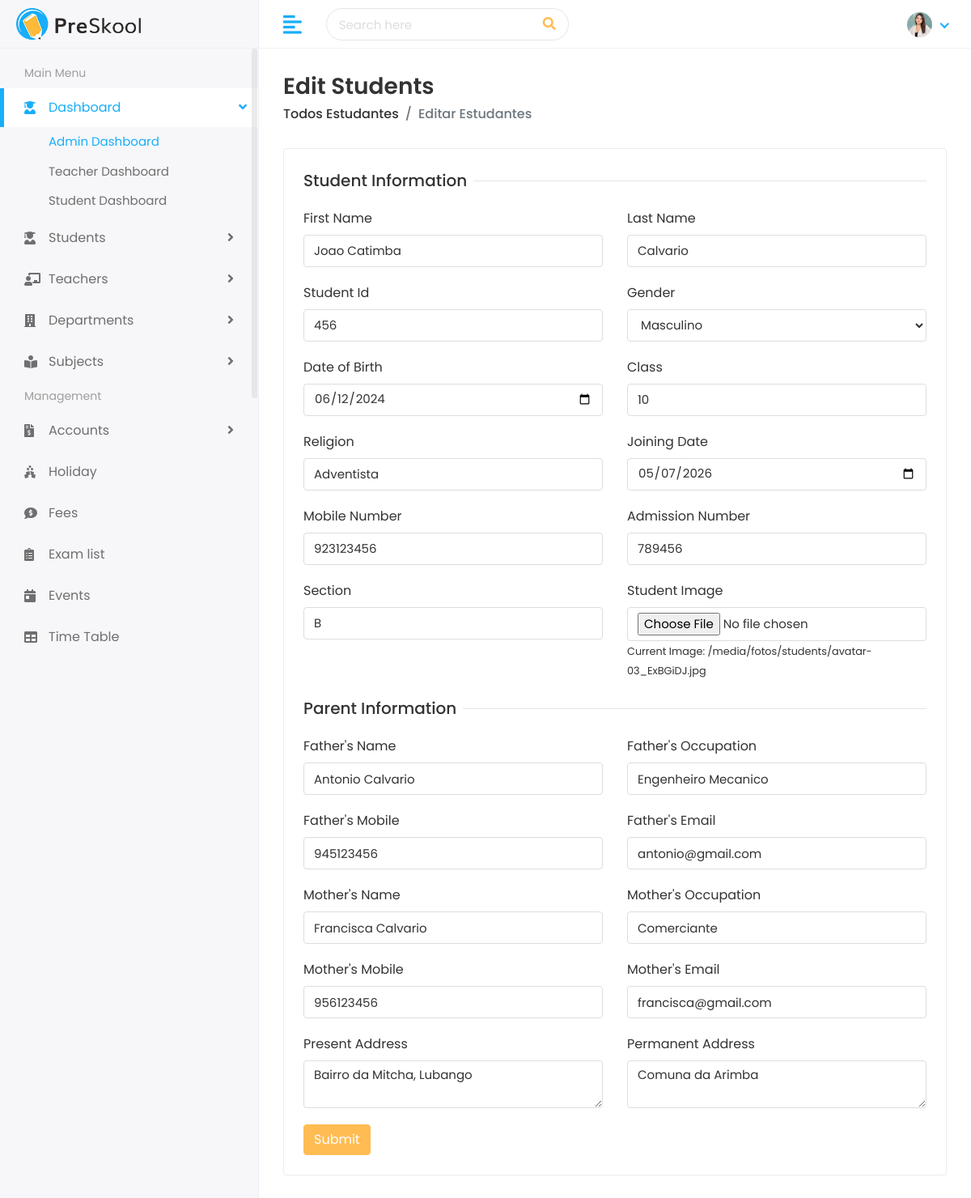
Page /student/edit/joao-catimba-calvario-456/ on the committed database.
### student/models.py (models this page shows, shortened)
class Student(models.Model):
    first_name = models.CharField(max_length=100)
    last_name = models.CharField(max_length=100)
    student_id = models.CharField(max_length=20, unique=True)
    gender = models.CharField(max_length=15, choices=[('Masculino', 'Masculino'), ('Feminino', 'Feminino')])
    date_of_birth = models.DateField()
    student_class = models.CharField(max_length=100)
    religion = models.CharField(max_length=50)
    joining_date = models.DateField()
    mobile_number = models.CharField(max_length=20)
    admission_number = models.CharField(max_length=20, unique=True)
    section = models.CharField(max_length=15)
    student_image = models.ImageField(upload_to='fotos/students/', blank=True, null=True)
    parent = models.OneToOneField(Parent, on_delete=models.CASCADE)
    slug = models.SlugField(max_length=255, unique=True, blank=True, null=True)

class Parent(models.Model):
    father_name = models.CharField(max_length=100)
    father_occupation = models.CharField(max_length=100)
    father_mobile = models.CharField(max_length=20)
    father_email = models.EmailField(max_length=100)
    mother_name = models.CharField(max_length=100)
    mother_occupation = models.CharField(max_length=100)
    mother_mobile = models.CharField(max_length=20)
    mother_email = models.EmailField(max_length=100)
    present_address = models.TextField()
    permanent_address = models.TextField()

### student/views.py (the view, shortened to what this page needs)
# urls.py: path('edit/<str:slug>/', views.edit_student, name='edit_student'),
def edit_student(request, slug):
    student = get_object_or_404(
        Student,
        slug=slug
    )
    parent = student.parent
    context = {
        "student": student,
        "parent": parent
    }
    return render(
        request,
        "students/edit-student.html",
        context
    )

### templates/students/edit-student.html (shortened to what this page needs)
{% extends 'Home/base.html' %}
{% load static %}
{% block body %}
<div class="page-wrapper">
    <div class="content container-fluid">
        <div class="page-header">
            <div class="row align-items-center">
                <div class="col">
                    <h3 class="page-title">Edit Students</h3>
                    <ul class="breadcrumb">
                        <li class="breadcrumb-item"><a href="/student">Todos Estudantes</a></li>
                        <li class="breadcrumb-item active">Editar Estudantes</li>
                    </ul>
                </div>
            </div>
        </div>
        <div class="row">
            <div class="col-sm-12">
                <div class="card">
                    <div class="card-body">
                        <form method="POST" enctype="multipart/form-data">
                            <div class="row">
                                <div class="col-12">
                                    <h5 class="form-title"><span>Student Information</span></h5>
                                </div>
                                <div class="col-12 col-sm-6">
                                    <div class="form-group">
                                        <label>First Name</label>
                                        <input type="text" name="first_name" class="form-control" value="{{ student.first_name }}">
                                    </div>
                                </div>
                                <div class="col-12 col-sm-6">
                                    <div class="form-group">
                                        <label>Last Name</label>
                                        <input type="text" name="last_name" class="form-control" value="{{ student.last_name }}">
                                    </div>
                                </div>
                                <div class="col-12 col-sm-6">
                                    <div class="form-group">
                                        <label>Student Id</label>
                                        <input type="text" name="student_id" class="form-control" value="{{ student.student_id }}">
                                    </div>
                                </div>
                                <div class="col-12 col-sm-6">
                                    <div class="form-group">
                                        <label>Gender</label>
                                        <select name="gender" class="form-control">
                                            <option value="Masculino" {% if student.gender == 'Masculino' %}selected{% endif %}>Masculino</option>
                                        </select>
                                    </div>
                                </div>
                                <div class="col-12 col-sm-6">
                                    <div class="form-group">
                                        <label>Date of Birth</label>
                                        <input type="date" name="date_of_birth" class="form-control" value="{{ student.date_of_birth|date:'Y-m-d' }}">
                                    </div>
                                </div>
                                <div class="col-12 col-sm-6">
                                    <div class="form-group">
                                        <label>Class</label>
                                        <input type="text" name="student_class" class="form-control" value="{{ student.student_class }}">
                                    </div>
                                </div>
                                <div class="col-12 col-sm-6">
                                    <div class="form-group">
                                        <label>Religion</label>
                                        <input type="text" name="religion" class="form-control" value="{{ student.religion }}">
                                    </div>
                                </div>
                                <div class="col-12 col-sm-6">
                                    <div class="form-group">
                                        <label>Joining Date</label>
                                        <input type="date" name="joining_date" class="form-control" value="{{ student.joining_date|date:'Y-m-d' }}">
                                    </div>
                                </div>
                                <div class="col-12 col-sm-6">
                                    <div class="form-group">
                                        <label>Mobile Number</label>
                                        <input type="text" name="mobile_number" class="form-control" value="{{ student.mobile_number }}">
                                    </div>
                                </div>
                                <div class="col-12 col-sm-6">
                                    <div class="form-group">
                                        <label>Admission Number</label>
                                        <input type="text" name="admission_number" class="form-control" value="{{ student.admission_number }}">
                                    </div>
                                </div>
                                <div class="col-12 col-sm-6">
                                    <div class="form-group">
                                        <label>Section</label>
                                        <input type="text" name="section" class="form-control" value="{{ student.section }}">
                                    </div>
                                </div>
                                <div class="col-12 col-sm-6">
                                    <div class="form-group">
                                        <label>Student Image</label>
                                        <input type="file" name="student_image" class="form-control">
                                        <small>Current Image: {{ student.student_image.url }}</small>
                                    </div>
                                </div>
                                <div class="col-12">
                                    <h5 class="form-title"><span>Parent Information</span></h5>
                                </div>
                                <div class="col-12 col-sm-6">
                                    <div class="form-group">
                                        <label>Father's Name</label>
                                        <input type="text" name="father_name" class="form-control" value="{{ parent.father_name }}">
                                    </div>
                                </div>
                                <div class="col-12 col-sm-6">
                                    <div class="form-group">
                                        <label>Father's Occupation</label>
                                        <input type="text" name="father_occupation" class="form-control" value="{{ parent.father_occupation }}">
                                    </div>
                                </div>
                                <div class="col-12 col-sm-6">
                                    <div class="form-group">
                                        <label>Father's Mobile</label>
                                        <input type="text" name="father_mobile" class="form-control" value="{{ parent.father_mobile }}">
                                    </div>
                                </div>
                                <div class="col-12 col-sm-6">
                                    <div class="form-group">
                                        <label>Father's Email</label>
                                        <input type="email" name="father_email" class="form-control" value="{{ parent.father_email }}">
                                    </div>
                                </div>
                                <div class="col-12 col-sm-6">
                                    <div class="form-group">
                                        <label>Mother's Name</label>
                                        <input type="text" name="mother_name" class="form-control" value="{{ parent.mother_name }}">
                                    </div>
                                </div>
                                <div class="col-12 col-sm-6">
                                    <div class="form-group">
                                        <label>Mother's Occupation</label>
                                        <input type="text" name="mother_occupation" class="form-control" value="{{ parent.mother_occupation }}">
                                    </div>
                                </div>
                                <div class="col-12 col-sm-6">
                                    <div class="form-group">
                                        <label>Mother's Mobile</label>
                                        <input type="text" name="mother_mobile" class="form-control" value="{{ parent.mother_mobile }}">
                                    </div>
                                </div>
                                <div class="col-12 col-sm-6">
                                    <div class="form-group">
                                        <label>Mother's Email</label>
                                        <input type="email" name="mother_email" class="form-control" value="{{ parent.mother_email }}">
                                    </div>
                                </div>
                                <div class="col-12 col-sm-6">
                                    <div class="form-group">
                                        <label>Present Address</label>
                                        <textarea name="present_address" class="form-control">{{ parent.present_address }}</textarea>
                                    </div>
                                </div>
                                <div class="col-12 col-sm-6">
                                    <div class="form-group">
                                        <label>Permanent Address</label>
                                        <textarea name="permanent_address" class="form-control">{{ parent.permanent_address }}</textarea>
                                    </div>
                                </div>
                                <div class="col-12">
                                    <button type="submit" class="btn btn-primary">Submit</button>
                                </div>
                            </div>
                        </form>
                    </div>
                </div>
            </div>
        </div>
    </div>
</div>
{% endblock %}

### static/assets/css/style.css (style rules this page uses)
html { height: 100%; }
body { background-color: #fff; color: #333; font-family: 'Poppins', sans-serif; font-size: 1rem; height: 100%; line-height: 1.5; overflow-x: hidden; }
h1, h2, h3, h4, h5, h6 { font-family: 'Poppins', sans-serif; margin-top: 0; }
.form-control { border: 1px solid #ddd; box-shadow: none; color: #333; font-size: 15px; height: 40px; }
input, input:focus, button, button:focus { outline: none; }
input[type="file"] { height: auto; min-height: calc(1.5em + .75rem + 2px); }
input[type=text], input[type=password] { -webkit-appearance: none; -moz-appearance: none; appearance: none; }
textarea.form-control { resize: vertical; }
.form-group { margin-bottom: 1.25rem; }
ul, ol { padding: 0px; list-style: none; }
.btn-primary { background-color: #FFBC53; border: 1px solid #FFBC53; }
.card { border: 1px solid #ececf5; box-shadow: 0 1px 3px 0 rgba(0, 0, 0, 0.03); margin-bottom: 1.875rem; }
.card-body { padding: 1.5rem; }
.page-wrapper { margin-left: 320px; padding-top: 60px; position: relative; transition: all 0.4s ease; }
.page-wrapper > .content { padding: 1.875rem 1.875rem 0; }
.page-header { margin-bottom: 1.875rem; }
.page-header .breadcrumb { background-color: transparent; color: #6c757d; font-size: 1rem; font-weight: 500; margin-bottom: 0; padding: 0; }
.page-header .breadcrumb a { color: #333; }
.page-title { font-size: 28px; font-weight: 600; color: #333; margin-bottom: 5px; }
.form-title { width: 100%; max-width: 100%; padding: 0; font-size: 1.25rem; font-weight: 500; line-height: inherit; color: #333; white-space: normal; position: relative; display: block; margin-bottom: 20px; }
.form-title:before { content: ""; position: absolute; left: 0px; right: 0px; height: 1px; top: 50%; background-color: rgba(0, 0, 0, 0.1); }
.form-title span { padding: 0px 0.5rem 0 0; background-color: #fff; display: inline-block; z-index: 2; position: relative; }

### rows in the picture
Student: first_name "Joao Catimba", last_name "Calvario", student_id "456", gender "Masculino", date_of_birth "06/12/2024", student_class "10", religion "Adventista", joining_date "05/07/2026", mobile_number "923123456", admission_number "789456", section "B", student_image "/media/fotos/students/avatar-03_ExBGiDJ.jpg"
Parent: father_name "Antonio Calvario", father_occupation "Engenheiro Mecanico", father_mobile "945123456", father_email "antonio@gmail.com", mother_name "Francisca Calvario", mother_occupation "Comerciante", mother_mobile "956123456", mother_email "francisca@gmail.com", present_address "Bairro da Mitcha, Lubango", permanent_address "Comuna da Arimba"
